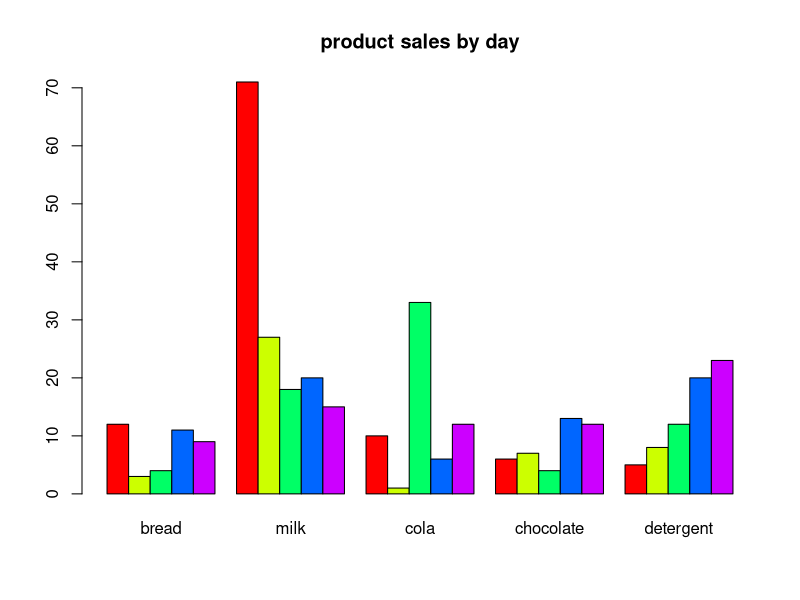

The R source for this figure:
bread<-c(12,3,4,11,9)
milk<-c(71,27,18,20,15)
cola<-c(10,1,33,6,12)
chocolate<-c(6,7,4,13,12)
detergent<-c(5,8,12,20,23)

data<-data.frame(bread,milk,cola,chocolate,detergent)

barplot(as.matrix(data),beside=TRUE,col=rainbow(5),main="product sales by day")
